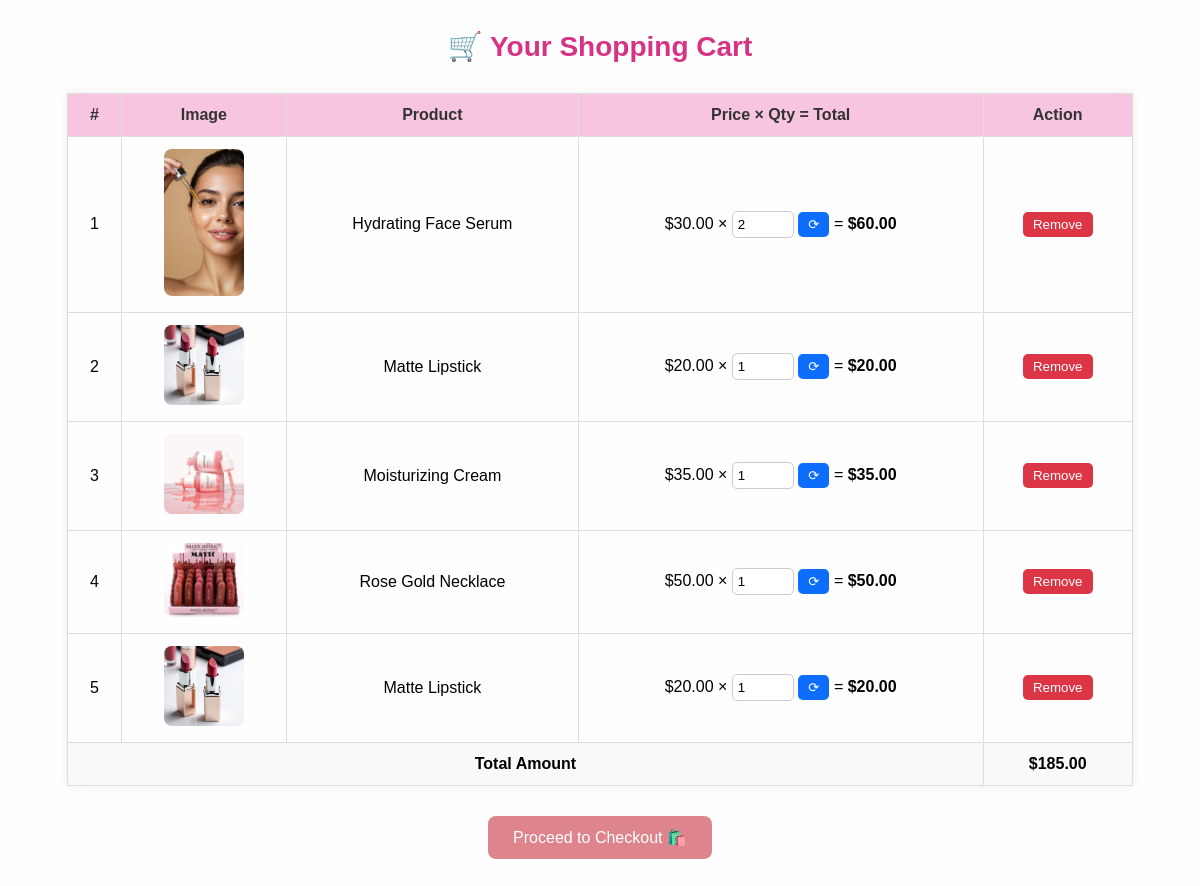
/user/add_to_card/index.php, run on the app's committed database.
### tables this page shows
CREATE TABLE `cart` (
  `id` int(11) NOT NULL,
  `prod_name` varchar(255) NOT NULL,
  `prod_price` int(11) NOT NULL,
  `prod_quantity` int(11) NOT NULL,
  `prod_img` varchar(255) NOT NULL
);

### user/add_to_card/index.php (the view, shortened to what this page needs)
<?php
include("db.php");
$sql = "SELECT * FROM cart";
$result = $conn->query($sql);
$totalAmount = 0;
?>
<!DOCTYPE html>
<html>
<head>
</head>
<body>
<h2 class="cart-heading">🛒 Your Shopping Cart</h2>
<table>
    <thead>
        <tr>
            <th>#</th>
            <th>Image</th>
            <th>Product</th>
            <th>Price × Qty = Total</th>
            <th>Action</th>
        </tr>
    </thead>
    <tbody>
        <?php
        $sr = 1;
        if ($result->num_rows > 0) {
            while ($row = $result->fetch_assoc()) {
                $itemTotal = $row['prod_price'] * $row['prod_quantity'];
                $totalAmount += $itemTotal;
                echo '
                <tr>
                    <td>' . $sr++ . '</td>
                    <td><img src="../uploads/' . htmlspecialchars($row['prod_img']) . '" alt="Product Image"></td>
                    <td>' . htmlspecialchars($row['prod_name']) . '</td>
                    <td>
                        $' . number_format($row['prod_price'], 2) . ' ×
                        <form method="POST" action="" style="display:inline-block;">
                            <input type="hidden" name="update_id" value="' . $row['id'] . '">
                            <input type="number" name="quantity" value="' . $row['prod_quantity'] . '" min="1">
                            <button type="submit" name="update_qty" class="update-btn">⟳</button>
                        </form>
                        = <b>$' . number_format($itemTotal, 2) . '</b>
                    </td>
                    <td>
                        <form method="POST" action="">
                            <input type="hidden" name="remove_id" value="' . $row['id'] . '">
                            <button type="submit" name="remove_item" class="remove-btn">Remove</button>
                        </form>
                    </td>
                </tr>';
            }
        } else {
            echo '<tr><td colspan="5">Your cart is empty.</td></tr>';
        }
        ?>
        <tr class="total-row">
            <td colspan="4">Total Amount</td>
            <td>$<?php echo number_format($totalAmount, 2); ?></td>
        </tr>
    </tbody>
</table>
<?php if ($result->num_rows > 0): ?>
    <div style="text-align: center; margin: 30px 0;">
        <form action="checkout.php" method="GET">
            <button type="submit" class="checkout-btn">Proceed to Checkout 🛍️</button>
        </form>
    </div>
<?php endif; ?>
</body>
</html>

### user/add_to_card/index.php (style rules this page uses)
body { font-family: sans-serif; background: #fefefe; }
.cart-heading { text-align: center; margin: 30px 0; font-size: 28px; color: #d63384; }
table { width: 90%; margin: auto; border-collapse: collapse; box-shadow: 0 0 10px #eee; }
th, td { border: 1px solid #ddd; padding: 12px; text-align: center; }
th { background-color: #f8c5e0; color: #333; }
img { width: 80px; height: auto; border-radius: 8px; }
.total-row { font-weight: bold; background-color: #f9f9f9; }
input[type="number"] { width: 50px; padding: 5px; border: 1px solid #ccc; border-radius: 5px; }
button { padding: 5px 10px; border: none; cursor: pointer; border-radius: 5px; }
.remove-btn { background-color: #dc3545; color: white; }
.update-btn { background-color: #0d6efd; color: white; }
.checkout-btn { background-color: #dd848cff; color: white; padding: 12px 25px; font-size: 16px; border: none; border-radius: 8px; cursor: pointer; transition: 0.3s ease; }

### data on the page
cart: prod_img (picture), prod_name "Hydrating Face Serum", prod_price "30.00", quantity "2", itemTotal "60.00"
cart: prod_img (picture), prod_name "Matte Lipstick", prod_price "20.00", quantity "1", itemTotal "20.00"
cart: prod_img (picture), prod_name "Moisturizing Cream", prod_price "35.00", quantity "1", itemTotal "35.00"
cart: prod_img (picture), prod_name "Rose Gold Necklace", prod_price "50.00", quantity "1", itemTotal "50.00"
cart: prod_img (picture), prod_name "Matte Lipstick", prod_price "20.00", quantity "1", itemTotal "20.00"

### other printed values
$totalAmount "185.00"
